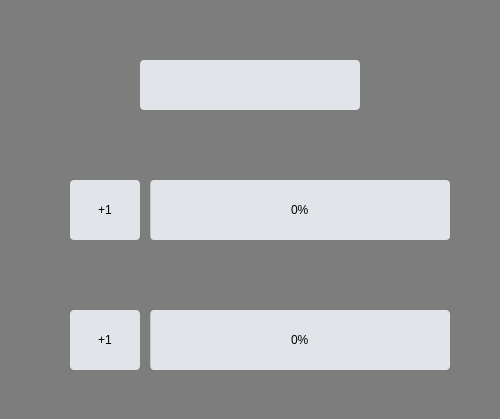
    <widget class="QWidget" name="TrackChallengePage">
     <property name="styleSheet">
      <string notr="true">background-color: #7d7d7d;</string>
     </property>
     <widget class="QProgressBar" name="P1Progress">
      <property name="geometry">
       <rect>
        <x>150</x>
        <y>180</y>
        <width>300</width>
        <height>60</height>
       </rect>
      </property>
      <property name="styleSheet">
       <string notr="true">background-color: #e1e4e8;
font: 500 12pt &quot;Roboto Slab Medium&quot;;
color: black;
text-align: center;
border-color: black;
border-radius: 4px;
</string>
      </property>
      <property name="value">
       <number>0</number>
      </property>
     </widget>
     <widget class="QProgressBar" name="P2Progress">
      <property name="geometry">
       <rect>
        <x>150</x>
        <y>310</y>
        <width>300</width>
        <height>60</height>
       </rect>
      </property>
      <property name="styleSheet">
       <string notr="true">background-color: #e1e4e8;
font: 500 12pt &quot;Roboto Slab Medium&quot;;
color: black;
text-align: center;
border-color: black;
border-radius: 4px;
</string>
      </property>
      <property name="value">
       <number>0</number>
      </property>
     </widget>
     <widget class="QLabel" name="P1Label">
      <property name="geometry">
       <rect>
        <x>170</x>
        <y>250</y>
        <width>130</width>
        <height>30</height>
       </rect>
      </property>
      <property name="styleSheet">
       <string notr="true">font: 500 15pt &quot;Roboto Slab Medium&quot;;
color: black;
text-align: center;
border-color: black;
border-radius: 4px;
</string>
      </property>
      <property name="text">
       <string/>
      </property>
     </widget>
     <widget class="QLabel" name="P2Label">
      <property name="geometry">
       <rect>
        <x>170</x>
        <y>380</y>
        <width>130</width>
        <height>30</height>
       </rect>
      </property>
      <property name="styleSheet">
       <string notr="true">font: 500 15pt &quot;Roboto Slab Medium&quot;;
color: black;
text-align: center;
border-color: black;
border-radius: 4px;
</string>
      </property>
      <property name="text">
       <string/>
      </property>
     </widget>
     <widget class="QPushButton" name="P1plus">
      <property name="geometry">
       <rect>
        <x>70</x>
        <y>180</y>
        <width>70</width>
        <height>60</height>
       </rect>
      </property>
      <property name="cursor">
       <cursorShape>PointingHandCursor</cursorShape>
      </property>
      <property name="styleSheet">
       <string notr="true">background-color: #e1e4e8;
font: 500 40pt &quot;Roboto Slab Medium&quot;;
color: black;
text-align: center;
border-color: black;
border-radius: 4px;
</string>
      </property>
      <property name="text">
       <string>+1</string>
      </property>
     </widget>
     <widget class="QPushButton" name="P2plus">
      <property name="geometry">
       <rect>
        <x>70</x>
        <y>310</y>
        <width>70</width>
        <height>60</height>
       </rect>
      </property>
      <property name="cursor">
       <cursorShape>PointingHandCursor</cursorShape>
      </property>
      <property name="styleSheet">
       <string notr="true">background-color: #e1e4e8;
font: 500 40pt &quot;Roboto Slab Medium&quot;;
color: black;
text-align: center;
border-color: black;
border-radius: 4px;
</string>
      </property>
      <property name="text">
       <string>+1</string>
      </property>
     </widget>
     <widget class="QLineEdit" name="GoalDisplay">
      <property name="geometry">
       <rect>
        <x>140</x>
        <y>60</y>
        <width>220</width>
        <height>50</height>
       </rect>
      </property>
      <property name="cursor">
       <cursorShape>ArrowCursor</cursorShape>
      </property>
      <property name="styleSheet">
       <string notr="true">background-color: #e1e4e8;
font: 500 20pt &quot;Roboto Slab Medium&quot;;
color: black;
alignment: center;
border-color: black;
border-radius: 4px;
</string>
      </property>
      <property name="readOnly">
       <bool>true</bool>
      </property>
     </widget>
     <widget class="QPushButton" name="ReturnButton7">
      <property name="geometry">
       <rect>
        <x>450</x>
        <y>10</y>
        <width>41</width>
        <height>31</height>
       </rect>
      </property>
      <property name="cursor">
       <cursorShape>PointingHandCursor</cursorShape>
      </property>
      <property name="styleSheet">
       <string notr="true">background-image: url(:/Images/ReturnArrow.jpg);
background-position: center;
border-color: black;
border-radius: 4px;
</string>
      </property>
      <property name="text">
       <string/>
      </property>
     </widget>
    </widget>
